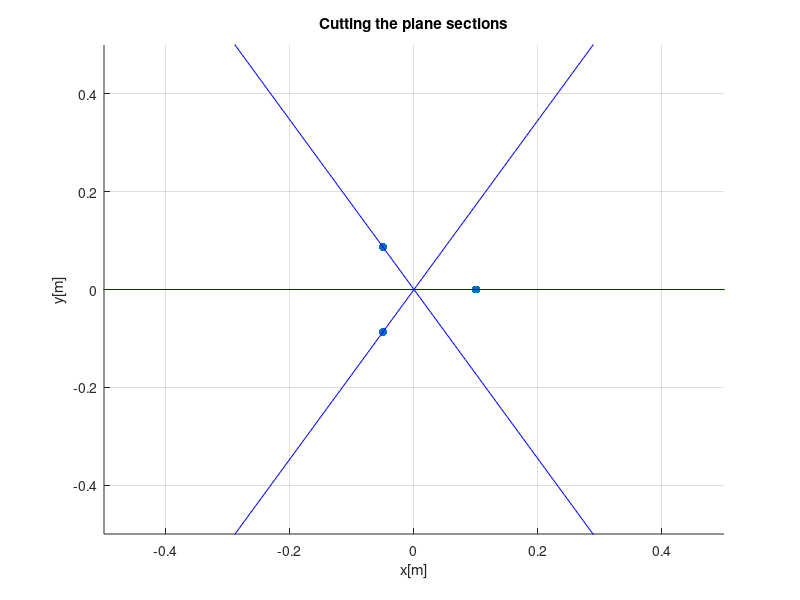

MATLAB code to generate this figure:
clearvars
close all
%quick test to see if cutting the plane method for direction determination
%could work


N_mic = 3;
%mic_locs = [1,0; 0,1; 0,-1];
mic_locs = 0.1*[cos(2*pi/N_mic*(0:N_mic-1)'), sin(2*pi/N_mic*(0:N_mic-1)')];


%% comute unit distance vectors
vect = zeros(nchoosek(length(mic_locs),2),2);
k = 1;
for i = 1:length(mic_locs)
    for j = i+1:length(mic_locs)
        temp = mic_locs(j,:) - mic_locs(i,:);
        vect(k,:) = temp/norm(temp);
        k = k+1;
    end
end


%% source

source = [-2,-2];

%% TOA from mic to source 

TOA = zeros(length(mic_locs),1);
c = 343;

for i = 1:length(mic_locs)
    TOA(i) = norm(source - mic_locs(i,:))/c;
end

TOA = floor(TOA*10000);

%% direction estimation

ang = [0,0];

k = 1;
for i = 1:length(mic_locs)
    for j = i+1:length(mic_locs)
        
        if (TOA(i) > TOA(j))
            ang = ang + vect(k,:);
        else
            ang = ang - vect(k,:);
        end
        k = k+1;
    end
end

ang = ang/norm(ang)



%% plotting
figure

hold on
%scatter(source(1), source(2),'k^','filled');
grid


scatter(mic_locs(:,1),mic_locs(:,2),'ro', 'filled');
k = 1;
for i = 1:length(mic_locs)
    for j = i+1:length(mic_locs)
        cent = (mic_locs(i,:)+mic_locs(j,:))./2;
        slope = (mic_locs(j,2)-mic_locs(i,2))/(mic_locs(j,1)-mic_locs(i,1));
        perp = tan( atan(slope)+pi/2); 
        x = [-3,3];
        if perp > 1e10
            x = [0,0];
            y = [-3,3];
        else
            y = (perp*(x-cent(1))+cent(2));
        end
        
        plot(x,y,'b')
        k = k+1';
        
    end
end


%quiver(0,0,ang(1), ang(2),'k');


axis([-3, 3, -3, 3]);

xlabel("x[m]")
ylabel("y[m]")
title("Cutting the plane sections")
axis([-0.5, 0.5, -0.5, 0.5])
